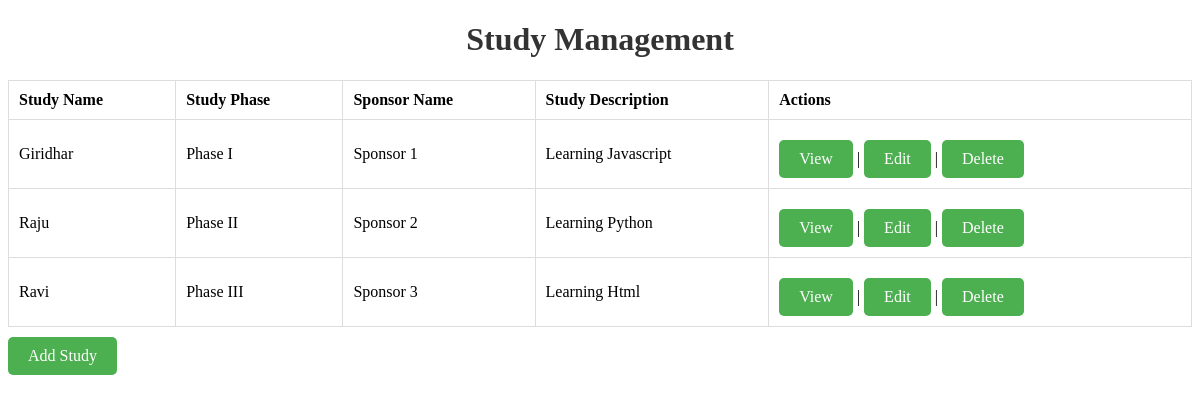
The page / on the database its author committed.
### study/models.py (models this page shows, shortened)
class Study(models.Model):
    PHASE_CHOICES = [
        ('Phase I', 'Phase I'),
        ('Phase II', 'Phase II'),
        ('Phase III', 'Phase III'),
        ('Phase IV', 'Phase IV'),
    ]
    study_name = models.CharField(max_length=100)
    study_description = models.TextField()
    study_phase = models.CharField(max_length=20, choices=PHASE_CHOICES)
    sponsor_name = models.CharField(max_length=100)

### study/views.py (the view)
# urls.py: path('', views.study_list, name='study_list'),
def study_list(request):
    studies = Study.objects.all()
    return render(request, 'study/study_list.html', {'studies': studies})

### study/templates/study/study_list.html (shortened to what this page needs)
<!DOCTYPE html>
<html>
<head>
    {% load static %}
    <link rel="stylesheet" href="{% static 'css/style_main.css' %}">
</head>
<body>
    <h1>Study Management</h1>
    <table>
        <tr>
            <th>Study Name</th>
            <th>Study Phase</th>
            <th>Sponsor Name</th>
            <th>Study Description</th>
            <th>Actions</th>
        </tr>
        {% for study in studies %}
        <tr>
            <td>{{ study.study_name }}</td>
            <td>{{ study.study_phase }}</td>
            <td>{{ study.sponsor_name }}</td>
            <td>{{ study.study_description }}</td>
            <td>
                <a href="{% url 'view_study' study.id %}">View</a> |
                <a href="{% url 'edit_study' study.id %}">Edit</a> |
                <a href="{% url 'delete_study' study.id %}">Delete</a>
            </td>
        </tr>
        {% endfor %}
    </table>
    <a href="{% url 'add_study' %}">Add Study</a>
</body>
</html>

### study/static/style_main.css (style rules this page uses)
table { width: 100%; border-collapse: collapse; }
table, th, td { border: 1px solid #dddddd; }
th, td { padding: 10px; text-align: left; }
button, a { background-color: #4CAF50; color: white; padding: 10px 20px; text-align: center; text-decoration: none; display: inline-block; margin-top: 10px; border-radius: 5px; border: none; }
h1 { text-align: center; color: #333; }

### rows shown on the page
Study: study_name "Giridhar", study_phase "Phase I", sponsor_name "Sponsor 1", study_description "Learning Javascript"
Study: study_name "Raju", study_phase "Phase II", sponsor_name "Sponsor 2", study_description "Learning Python"
Study: study_name "Ravi", study_phase "Phase III", sponsor_name "Sponsor 3", study_description "Learning Html"
